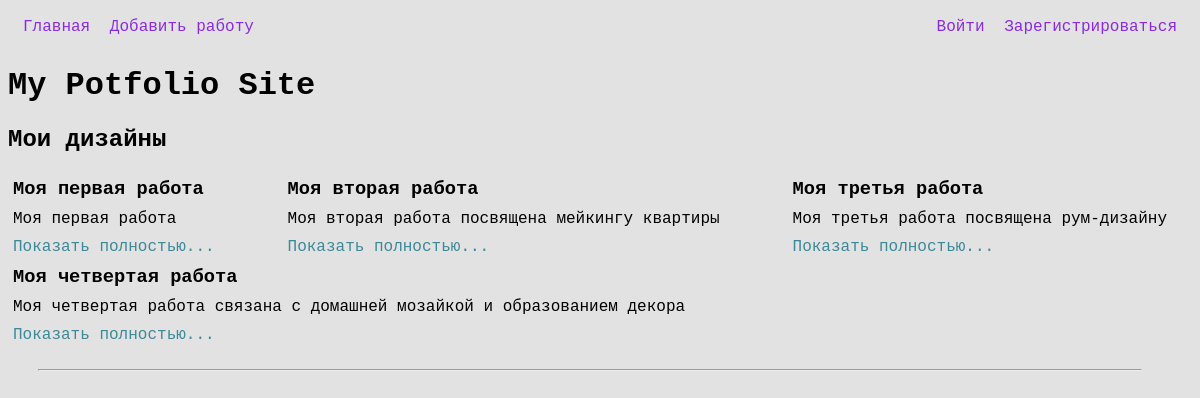
The app's page /works with its own data.
### tables this page shows
CREATE TABLE works (id INTEGER PRIMARY KEY AUTOINCREMENT NOT NULL, title TEXT, "desc" VARCHAR (150));

### main.py (the view)
@app.route('/works')
def index():
    src = accdb.getWorks()
    return rt('index.html', lst = src)

### dbase.py (called while the page is built)
    def getWorks(self):
        try:
            self.__cur.execute(''' SELECT id, title, desc FROM works ''')
            res = self.__cur.fetchall()
            return res
        except:
            print('Ошибка чтения в БД')
        return []

### main.py (called while the page is built)
def conndb():
    conn = sql.connect(app.config['DATABASE'])
    conn.row_factory = sql.Row
    return conn

def get_db():
    if not hasattr(g, 'link_db'):
        g.link_db = conndb()
    return g.link_db

@app.before_request
def conn_before():
    global accdb
    db = get_db()
    accdb = FDB(db)

@app.teardown_appcontext
def set_close_db(error):
    if hasattr (g, 'link_db'):
        g.link_db.close()

### templates/index.html
{% extends 'base.html' %}
{% block content %}
<h1>My Potfolio Site</h1>
<div class="container">
    <h2>Мои дизайны</h2>
    <div class="ctx-works">
        {% for i in lst %}
            <div class="card-work">
                <h3>{{ i.title }}</h3>
                <p>{{ i.desc }}</p>
                <a href='/works/{{ i.id }}'>Показать полностью...</a>
            </div>
        {% endfor %}
    </div>
</div>
<hr class="sep">
{% endblock %}

### templates/base.html (shortened to what this page needs)
<!DOCTYPE html>
<html lang="en">
<head>
    <link type="text/css" href="{{ url_for('static', filename='firstapp/style.css') }}" rel="stylesheet">
</head>
<body>
    {% block nav %}
    <div class="nav-tools">
            <div class="nav-main">
                <a href="{{ url_for('index') }}">Главная</a>
                <a href="{{ url_for('add_work') }}">Добавить работу</a>
            </div>
            <div class="nav-other">
                {% if current_user.is_anonymous %}
                <a href="/auth">Войти</a>
                <a href="/reg">Зарегистрироваться</a>
                {% endif %}
            </div>
    </div>
    {% endblock %}
    {% block content %}
    {% endblock %}
</body>
</html>

### static/firstapp/style.css (style rules this page uses)
body { background-color: rgb(226, 226, 226); font-family: 'Courier New', Courier, monospace; padding-right: 20px; }
a { text-decoration: none; }
.nav-tools { display: flex; justify-content: space-between; width: 100%; flex-direction: row; padding: 10px 10px; }
.nav-main { width: fit-content; }
.nav-other { width: fit-content; }
.nav-tools a { color: blueviolet; }
.sep { margin-left: 30px; margin-right: 30px; margin-top: 20px; }
.ctx-works { display: flex; flex-flow: row wrap; margin-top: 20px; justify-content: space-between; }
.card-work { display: flex; flex-direction: column; }
.card-work h3, p, a { margin: 5px }
.card-work a { color: rgb(60, 137, 152); }

### records on screen
works: title "Моя первая работа", desc "Моя первая работа"
works: title "Моя вторая работа", desc "Моя вторая работа посвящена мейкингу квартиры"
works: title "Моя третья работа", desc "Моя третья работа посвящена рум-дизайну"
works: title "Моя четвертая работа", desc "Моя четвертая работа связана с домашней мозайкой и образованием декора"
